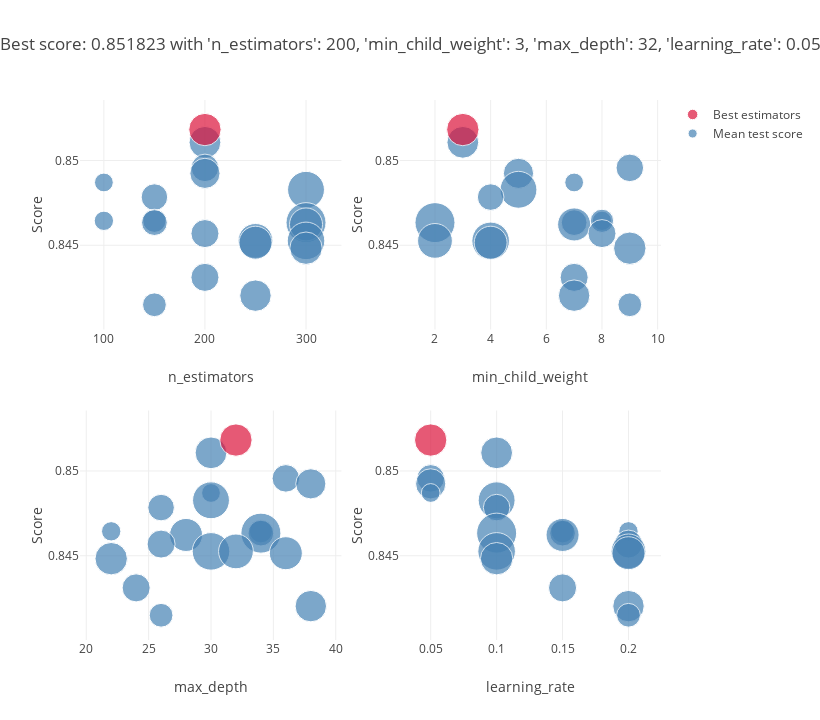

This figure's notebook cell:
### Code cell
plot_grid_search(xgb_grid)
table_grid_search(xgb_grid)

### Figure 1 — Plotly figure (JSON) as saved in the notebook; plotly's stock layout.template omitted (floating-point values rounded to 4 significant figures)
{"data": [{"marker": {"color": "SteelBlue", "size": [10.1, 7.587, 9.11, 3.53, 13.61, 7.062, 3.74, 5.397, 6.617, 16.01, 10.92, 7.858, 14.11, 12.1, 10.88, 10.51, 7.878, 9.895, 5.637], "sizemin": 4, "sizemode": "area", "sizeref": 0.02001}, "mode": "markers", "name": "Mean test score", "showlegend": true, "text": ["'learning_rate': 0.1,<br /> 'max_depth': 30,<br /> 'min_child_weight': 3,<br /> 'n_estimators': 200", "'learning_rate': 0.05,<br /> 'max_depth': 36,<br /> 'min_child_weight': 9,<br /> 'n_estimators': 200", "'learning_rate': 0.05,<br /> 'max_depth': 38,<br /> 'min_child_weight': 5,<br /> 'n_estimators': 200", "'learning_rate': 0.05,<br /> 'max_depth': 30,<br /> 'min_child_weight': 7,<br /> 'n_estimators': 100", "'learning_rate': 0.1,<br /> 'max_depth': 30,<br /> 'min_child_weight': 5,<br /> 'n_estimators': 300", "'learning_rate': 0.1,<br /> 'max_depth': 26,<br /> 'min_child_weight': 4,<br /> 'n_estimators': 150", "'learning_rate': 0.2,<br /> 'max_depth': 22,<br /> 'min_child_weight': 8,<br /> 'n_estimators': 100", "'learning_rate': 0.15,<br /> 'max_depth': 34,<br /> 'min_child_weight': 8,<br /> 'n_estimators': 150", "'learning_rate': 0.15,<br /> 'max_depth': 34,<br /> 'min_child_weight': 7,<br /> 'n_estimators': 150", "'learning_rate': 0.1,<br /> 'max_depth': 34,<br /> 'min_child_weight': 2,<br /> 'n_estimators': 300", "'learning_rate': 0.15,<br /> 'max_depth': 28,<br /> 'min_child_weight': 7,<br /> 'n_estimators': 300", "'learning_rate': 0.2,<br /> 'max_depth': 26,<br /> 'min_child_weight': 8,<br /> 'n_estimators': 200", "'learning_rate': 0.1,<br /> 'max_depth': 30,<br /> 'min_child_weight': 4,<br /> 'n_estimators': 300", "'learning_rate': 0.2,<br /> 'max_depth': 32,<br /> 'min_child_weight': 2,<br /> 'n_estimators': 250", "'learning_rate': 0.2,<br /> 'max_depth': 36,<br /> 'min_child_weight': 4,<br /> 'n_estimators': 250", "'learning_rate': 0.1,<br /> 'max_depth': 22,<br /> 'min_child_weight': 9,<br /> 'n_estimators': 300", "'learning_rate': 0.15,<br /> 'max_depth': 24,<br /> 'min_child_weight': 7,<br /> 'n_estimators': 200", "'learning_rate': 0.2,<br /> 'max_depth': 38,<br /> 'min_child_weight': 7,<br /> 'n_estimators': 250", "'learning_rate': 0.2,<br /> 'max_depth': 26,<br /> 'min_child_weight': 9,<br /> 'n_estimators': 150"], "type": "scatter", "x": [200, 200, 200, 100, 300, 150, 100, 150, 150, 300, 300, 200, 300, 250, 250, 300, 200, 250, 150], "xaxis": "x", "y": [0.8511, 0.8496, 0.8492, 0.8487, 0.8483, 0.8478, 0.8464, 0.8464, 0.8463, 0.8463, 0.8462, 0.8457, 0.8453, 0.8453, 0.8452, 0.8448, 0.8431, 0.842, 0.8415], "yaxis": "y"}, {"marker": {"color": "Crimson", "size": [10.46], "sizemin": 4, "sizemode": "area", "sizeref": 0.02001}, "mode": "markers", "name": "Best estimators", "showlegend": true, "text": ["{'n_estimators': 200, 'min_child_weight': 3, 'max_depth': 32, 'learning_rate': 0.05}"], "type": "scatter", "x": [200], "xaxis": "x", "y": [0.8518], "yaxis": "y"}, {"marker": {"color": "SteelBlue", "size": [10.1, 7.587, 9.11, 3.53, 13.61, 7.062, 3.74, 5.397, 6.617, 16.01, 10.92, 7.858, 14.11, 12.1, 10.88, 10.51, 7.878, 9.895, 5.637], "sizemin": 4, "sizemode": "area", "sizeref": 0.02001}, "mode": "markers", "name": "Mean test score", "showlegend": false, "text": ["'learning_rate': 0.1,<br /> 'max_depth': 30,<br /> 'min_child_weight': 3,<br /> 'n_estimators': 200", "'learning_rate': 0.05,<br /> 'max_depth': 36,<br /> 'min_child_weight': 9,<br /> 'n_estimators': 200", "'learning_rate': 0.05,<br /> 'max_depth': 38,<br /> 'min_child_weight': 5,<br /> 'n_estimators': 200", "'learning_rate': 0.05,<br /> 'max_depth': 30,<br /> 'min_child_weight': 7,<br /> 'n_estimators': 100", "'learning_rate': 0.1,<br /> 'max_depth': 30,<br /> 'min_child_weight': 5,<br /> 'n_estimators': 300", "'learning_rate': 0.1,<br /> 'max_depth': 26,<br /> 'min_child_weight': 4,<br /> 'n_estimators': 150", "'learning_rate': 0.2,<br /> 'max_depth': 22,<br /> 'min_child_weight': 8,<br /> 'n_estimators': 100", "'learning_rate': 0.15,<br /> 'max_depth': 34,<br /> 'min_child_weight': 8,<br /> 'n_estimators': 150", "'learning_rate': 0.15,<br /> 'max_depth': 34,<br /> 'min_child_weight': 7,<br /> 'n_estimators': 150", "'learning_rate': 0.1,<br /> 'max_depth': 34,<br /> 'min_child_weight': 2,<br /> 'n_estimators': 300", "'learning_rate': 0.15,<br /> 'max_depth': 28,<br /> 'min_child_weight': 7,<br /> 'n_estimators': 300", "'learning_rate': 0.2,<br /> 'max_depth': 26,<br /> 'min_child_weight': 8,<br /> 'n_estimators': 200", "'learning_rate': 0.1,<br /> 'max_depth': 30,<br /> 'min_child_weight': 4,<br /> 'n_estimators': 300", "'learning_rate': 0.2,<br /> 'max_depth': 32,<br /> 'min_child_weight': 2,<br /> 'n_estimators': 250", "'learning_rate': 0.2,<br /> 'max_depth': 36,<br /> 'min_child_weight': 4,<br /> 'n_estimators': 250", "'learning_rate': 0.1,<br /> 'max_depth': 22,<br /> 'min_child_weight': 9,<br /> 'n_estimators': 300", "'learning_rate': 0.15,<br /> 'max_depth': 24,<br /> 'min_child_weight': 7,<br /> 'n_estimators': 200", "'learning_rate': 0.2,<br /> 'max_depth': 38,<br /> 'min_child_weight': 7,<br /> 'n_estimators': 250", "'learning_rate': 0.2,<br /> 'max_depth': 26,<br /> 'min_child_weight': 9,<br /> 'n_estimators': 150"], "type": "scatter", "x": [3, 9, 5, 7, 5, 4, 8, 8, 7, 2, 7, 8, 4, 2, 4, 9, 7, 7, 9], "xaxis": "x2", "y": [0.8511, 0.8496, 0.8492, 0.8487, 0.8483, 0.8478, 0.8464, 0.8464, 0.8463, 0.8463, 0.8462, 0.8457, 0.8453, 0.8453, 0.8452, 0.8448, 0.8431, 0.842, 0.8415], "yaxis": "y2"}, {"marker": {"color": "Crimson", "size": [10.46], "sizemin": 4, "sizemode": "area", "sizeref": 0.02001}, "mode": "markers", "name": "Best estimators", "showlegend": false, "text": ["{'n_estimators': 200, 'min_child_weight': 3, 'max_depth': 32, 'learning_rate': 0.05}"], "type": "scatter", "x": [3], "xaxis": "x2", "y": [0.8518], "yaxis": "y2"}, {"marker": {"color": "SteelBlue", "size": [10.1, 7.587, 9.11, 3.53, 13.61, 7.062, 3.74, 5.397, 6.617, 16.01, 10.92, 7.858, 14.11, 12.1, 10.88, 10.51, 7.878, 9.895, 5.637], "sizemin": 4, "sizemode": "area", "sizeref": 0.02001}, "mode": "markers", "name": "Mean test score", "showlegend": false, "text": ["'learning_rate': 0.1,<br /> 'max_depth': 30,<br /> 'min_child_weight': 3,<br /> 'n_estimators': 200", "'learning_rate': 0.05,<br /> 'max_depth': 36,<br /> 'min_child_weight': 9,<br /> 'n_estimators': 200", "'learning_rate': 0.05,<br /> 'max_depth': 38,<br /> 'min_child_weight': 5,<br /> 'n_estimators': 200", "'learning_rate': 0.05,<br /> 'max_depth': 30,<br /> 'min_child_weight': 7,<br /> 'n_estimators': 100", "'learning_rate': 0.1,<br /> 'max_depth': 30,<br /> 'min_child_weight': 5,<br /> 'n_estimators': 300", "'learning_rate': 0.1,<br /> 'max_depth': 26,<br /> 'min_child_weight': 4,<br /> 'n_estimators': 150", "'learning_rate': 0.2,<br /> 'max_depth': 22,<br /> 'min_child_weight': 8,<br /> 'n_estimators': 100", "'learning_rate': 0.15,<br /> 'max_depth': 34,<br /> 'min_child_weight': 8,<br /> 'n_estimators': 150", "'learning_rate': 0.15,<br /> 'max_depth': 34,<br /> 'min_child_weight': 7,<br /> 'n_estimators': 150", "'learning_rate': 0.1,<br /> 'max_depth': 34,<br /> 'min_child_weight': 2,<br /> 'n_estimators': 300", "'learning_rate': 0.15,<br /> 'max_depth': 28,<br /> 'min_child_weight': 7,<br /> 'n_estimators': 300", "'learning_rate': 0.2,<br /> 'max_depth': 26,<br /> 'min_child_weight': 8,<br /> 'n_estimators': 200", "'learning_rate': 0.1,<br /> 'max_depth': 30,<br /> 'min_child_weight': 4,<br /> 'n_estimators': 300", "'learning_rate': 0.2,<br /> 'max_depth': 32,<br /> 'min_child_weight': 2,<br /> 'n_estimators': 250", "'learning_rate': 0.2,<br /> 'max_depth': 36,<br /> 'min_child_weight': 4,<br /> 'n_estimators': 250", "'learning_rate': 0.1,<br /> 'max_depth': 22,<br /> 'min_child_weight': 9,<br /> 'n_estimators': 300", "'learning_rate': 0.15,<br /> 'max_depth': 24,<br /> 'min_child_weight': 7,<br /> 'n_estimators': 200", "'learning_rate': 0.2,<br /> 'max_depth': 38,<br /> 'min_child_weight': 7,<br /> 'n_estimators': 250", "'learning_rate': 0.2,<br /> 'max_depth': 26,<br /> 'min_child_weight': 9,<br /> 'n_estimators': 150"], "type": "scatter", "x": [30, 36, 38, 30, 30, 26, 22, 34, 34, 34, 28, 26, 30, 32, 36, 22, 24, 38, 26], "xaxis": "x3", "y": [0.8511, 0.8496, 0.8492, 0.8487, 0.8483, 0.8478, 0.8464, 0.8464, 0.8463, 0.8463, 0.8462, 0.8457, 0.8453, 0.8453, 0.8452, 0.8448, 0.8431, 0.842, 0.8415], "yaxis": "y3"}, {"marker": {"color": "Crimson", "size": [10.46], "sizemin": 4, "sizemode": "area", "sizeref": 0.02001}, "mode": "markers", "name": "Best estimators", "showlegend": false, "text": ["{'n_estimators': 200, 'min_child_weight': 3, 'max_depth': 32, 'learning_rate': 0.05}"], "type": "scatter", "x": [32], "xaxis": "x3", "y": [0.8518], "yaxis": "y3"}, {"marker": {"color": "SteelBlue", "size": [10.1, 7.587, 9.11, 3.53, 13.61, 7.062, 3.74, 5.397, 6.617, 16.01, 10.92, 7.858, 14.11, 12.1, 10.88, 10.51, 7.878, 9.895, 5.637], "sizemin": 4, "sizemode": "area", "sizeref": 0.02001}, "mode": "markers", "name": "Mean test score", "showlegend": false, "text": ["'learning_rate': 0.1,<br /> 'max_depth': 30,<br /> 'min_child_weight': 3,<br /> 'n_estimators': 200", "'learning_rate': 0.05,<br /> 'max_depth': 36,<br /> 'min_child_weight': 9,<br /> 'n_estimators': 200", "'learning_rate': 0.05,<br /> 'max_depth': 38,<br /> 'min_child_weight': 5,<br /> 'n_estimators': 200", "'learning_rate': 0.05,<br /> 'max_depth': 30,<br /> 'min_child_weight': 7,<br /> 'n_estimators': 100", "'learning_rate': 0.1,<br /> 'max_depth': 30,<br /> 'min_child_weight': 5,<br /> 'n_estimators': 300", "'learning_rate': 0.1,<br /> 'max_depth': 26,<br /> 'min_child_weight': 4,<br /> 'n_estimators': 150", "'learning_rate': 0.2,<br /> 'max_depth': 22,<br /> 'min_child_weight': 8,<br /> 'n_estimators': 100", "'learning_rate': 0.15,<br /> 'max_depth': 34,<br /> 'min_child_weight': 8,<br /> 'n_estimators': 150", "'learning_rate': 0.15,<br /> 'max_depth': 34,<br /> 'min_child_weight': 7,<br /> 'n_estimators': 150", "'learning_rate': 0.1,<br /> 'max_depth': 34,<br /> 'min_child_weight': 2,<br /> 'n_estimators': 300", "'learning_rate': 0.15,<br /> 'max_depth': 28,<br /> 'min_child_weight': 7,<br /> 'n_estimators': 300", "'learning_rate': 0.2,<br /> 'max_depth': 26,<br /> 'min_child_weight': 8,<br /> 'n_estimators': 200", "'learning_rate': 0.1,<br /> 'max_depth': 30,<br /> 'min_child_weight': 4,<br /> 'n_estimators': 300", "'learning_rate': 0.2,<br /> 'max_depth': 32,<br /> 'min_child_weight': 2,<br /> 'n_estimators': 250", "'learning_rate': 0.2,<br /> 'max_depth': 36,<br /> 'min_child_weight': 4,<br /> 'n_estimators': 250", "'learning_rate': 0.1,<br /> 'max_depth': 22,<br /> 'min_child_weight': 9,<br /> 'n_estimators': 300", "'learning_rate': 0.15,<br /> 'max_depth': 24,<br /> 'min_child_weight': 7,<br /> 'n_estimators': 200", "'learning_rate': 0.2,<br /> 'max_depth': 38,<br /> 'min_child_weight': 7,<br /> 'n_estimators': 250", "'learning_rate': 0.2,<br /> 'max_depth': 26,<br /> 'min_child_weight': 9,<br /> 'n_estimators': 150"], "type": "scatter", "x": [0.1, 0.05, 0.05, 0.05, 0.1, 0.1, 0.2, 0.15, 0.15, 0.1, 0.15, 0.2, 0.1, 0.2, 0.2, 0.1, 0.15, 0.2, 0.2], "xaxis": "x4", "y": [0.8511, 0.8496, 0.8492, 0.8487, 0.8483, 0.8478, 0.8464, 0.8464, 0.8463, 0.8463, 0.8462, 0.8457, 0.8453, 0.8453, 0.8452, 0.8448, 0.8431, 0.842, 0.8415], "yaxis": "y4"}, {"marker": {"color": "Crimson", "size": [10.46], "sizemin": 4, "sizemode": "area", "sizeref": 0.02001}, "mode": "markers", "name": "Best estimators", "showlegend": false, "text": ["{'n_estimators': 200, 'min_child_weight': 3, 'max_depth': 32, 'learning_rate': 0.05}"], "type": "scatter", "x": [0.05], "xaxis": "x4", "y": [0.8518], "yaxis": "y4"}], "layout": {"height": 720, "hovermode": "closest", "legend": {"traceorder": "reversed"}, "title": {"text": "Best score: 0.851823 with 'n_estimators': 200, 'min_child_weight': 3, 'max_depth': 32, 'learning_rate': 0.05"}, "width": 820, "xaxis": {"anchor": "y", "domain": [0, 0.45], "title": {"text": "n_estimators"}}, "xaxis2": {"anchor": "y2", "domain": [0.55, 1], "title": {"text": "min_child_weight"}}, "xaxis3": {"anchor": "y3", "domain": [0, 0.45], "title": {"text": "max_depth"}}, "xaxis4": {"anchor": "y4", "domain": [0.55, 1], "title": {"text": "learning_rate"}}, "yaxis": {"anchor": "x", "domain": [0.575, 1], "title": {"text": "Score"}}, "yaxis2": {"anchor": "x2", "domain": [0.575, 1], "title": {"text": "Score"}}, "yaxis3": {"anchor": "x3", "domain": [0, 0.425], "title": {"text": "Score"}}, "yaxis4": {"anchor": "x4", "domain": [0, 0.425], "title": {"text": "Score"}}}}
